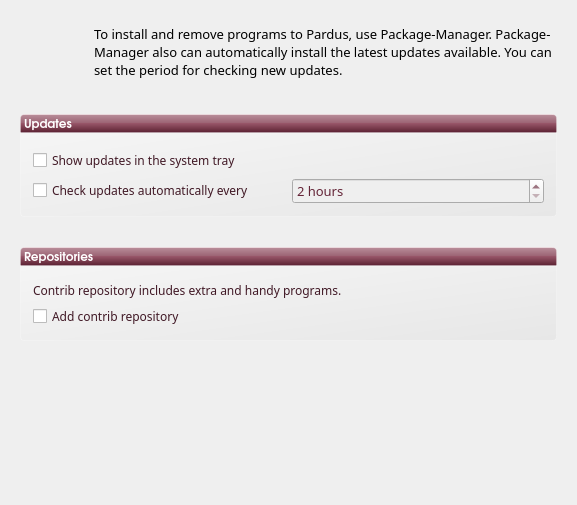
<?xml version="1.0" encoding="UTF-8"?>
<ui version="4.0">
 <class>packageWidget</class>
 <widget class="QWidget" name="packageWidget">
  <property name="geometry">
   <rect>
    <x>0</x>
    <y>0</y>
    <width>577</width>
    <height>505</height>
   </rect>
  </property>
  <property name="windowTitle">
   <string>Packages</string>
  </property>
  <property name="styleSheet">
   <string notr="true"/>
  </property>
  <layout class="QGridLayout" name="gridLayout">
   <property name="margin">
    <number>20</number>
   </property>
   <property name="spacing">
    <number>0</number>
   </property>
   <item row="3" column="0">
    <layout class="QVBoxLayout" name="verticalLayout_3">
     <item>
      <widget class="QGroupBox" name="groupBoxUpdates">
       <property name="sizePolicy">
        <sizepolicy hsizetype="Expanding" vsizetype="Preferred">
         <horstretch>0</horstretch>
         <verstretch>0</verstretch>
        </sizepolicy>
       </property>
       <property name="font">
        <font>
         <family>Sans Serif</family>
         <pointsize>10</pointsize>
         <weight>75</weight>
         <bold>true</bold>
        </font>
       </property>
       <property name="styleSheet">
        <string notr="true">#groupBoxUpdates{
background-color: qlineargradient(spread:pad, x1:1, y1:1, x2:0, y2:0, stop:0 rgba(219, 219, 219, 100), stop:1 rgba(255, 255, 255, 100));
border: 1px solid rgba(255,255,255,50);
border-bottom-left-radius: 4px;
border-bottom-right-radius: 4px;
}</string>
       </property>
       <property name="title">
        <string/>
       </property>
       <property name="flat">
        <bool>true</bool>
       </property>
       <layout class="QVBoxLayout" name="verticalLayout">
        <property name="margin">
         <number>10</number>
        </property>
        <item>
         <widget class="QCheckBox" name="showTray">
          <property name="font">
           <font>
            <family>Sans Serif</family>
            <pointsize>9</pointsize>
           </font>
          </property>
          <property name="styleSheet">
           <string notr="true">color:#411926;</string>
          </property>
          <property name="text">
           <string>Show updates in the system tray</string>
          </property>
         </widget>
        </item>
        <item>
         <layout class="QHBoxLayout" name="horizontalLayout">
          <item>
           <widget class="QCheckBox" name="checkUpdate">
            <property name="font">
             <font>
              <family>Sans Serif</family>
              <pointsize>9</pointsize>
             </font>
            </property>
            <property name="styleSheet">
             <string notr="true">color:#411926;</string>
            </property>
            <property name="text">
             <string>Check updates automatically every</string>
            </property>
           </widget>
          </item>
          <item>
           <widget class="QSpinBox" name="updateInterval">
            <property name="enabled">
             <bool>false</bool>
            </property>
            <property name="font">
             <font>
              <family>Sans Serif</family>
              <pointsize>10</pointsize>
             </font>
            </property>
            <property name="styleSheet">
             <string>color: #642437;</string>
            </property>
            <property name="suffix">
             <string> hours</string>
            </property>
            <property name="minimum">
             <number>2</number>
            </property>
           </widget>
          </item>
         </layout>
        </item>
       </layout>
      </widget>
     </item>
    </layout>
   </item>
   <item row="6" column="0">
    <layout class="QVBoxLayout" name="verticalLayout_4">
     <item>
      <widget class="QGroupBox" name="groupBoxRepo">
       <property name="font">
        <font>
         <family>Sans Serif</family>
         <pointsize>10</pointsize>
         <weight>75</weight>
         <bold>true</bold>
        </font>
       </property>
       <property name="styleSheet">
        <string notr="true">#groupBoxRepo{
background-color: qlineargradient(spread:pad, x1:1, y1:1, x2:0, y2:0, stop:0 rgba(219, 219, 219, 100), stop:1 rgba(255, 255, 255, 100));
border: 1px solid rgba(255,255,255,50);
border-bottom-left-radius: 4px;
border-bottom-right-radius: 4px;
}</string>
       </property>
       <property name="title">
        <string/>
       </property>
       <property name="flat">
        <bool>true</bool>
       </property>
       <layout class="QVBoxLayout" name="verticalLayout_2">
        <property name="margin">
         <number>10</number>
        </property>
        <item>
         <widget class="QLabel" name="label_3">
          <property name="font">
           <font>
            <family>Sans Serif</family>
            <pointsize>9</pointsize>
           </font>
          </property>
          <property name="styleSheet">
           <string notr="true">color:#411926;</string>
          </property>
          <property name="text">
           <string>Contrib repository includes extra and handy programs.</string>
          </property>
          <property name="margin">
           <number>5</number>
          </property>
         </widget>
        </item>
        <item>
         <widget class="QCheckBox" name="checkBoxContrib">
          <property name="font">
           <font>
            <family>Sans Serif</family>
            <pointsize>9</pointsize>
           </font>
          </property>
          <property name="styleSheet">
           <string notr="true">color:#411926;</string>
          </property>
          <property name="text">
           <string>Add contrib repository</string>
          </property>
         </widget>
        </item>
       </layout>
      </widget>
     </item>
    </layout>
   </item>
   <item row="0" column="0">
    <layout class="QHBoxLayout" name="horizontalLayout_2">
     <property name="spacing">
      <number>0</number>
     </property>
     <item>
      <widget class="QLabel" name="label_4">
       <property name="minimumSize">
        <size>
         <width>64</width>
         <height>64</height>
        </size>
       </property>
       <property name="maximumSize">
        <size>
         <width>64</width>
         <height>64</height>
        </size>
       </property>
       <property name="sizeIncrement">
        <size>
         <width>0</width>
         <height>0</height>
        </size>
       </property>
       <property name="text">
        <string/>
       </property>
       <property name="pixmap">
        <pixmap resource="raw.qrc">:/raw/pics/applications-other.png</pixmap>
       </property>
      </widget>
     </item>
     <item>
      <widget class="QLabel" name="description">
       <property name="minimumSize">
        <size>
         <width>300</width>
         <height>0</height>
        </size>
       </property>
       <property name="font">
        <font>
         <family>Sans Serif</family>
         <pointsize>10</pointsize>
        </font>
       </property>
       <property name="styleSheet">
        <string notr="true"/>
       </property>
       <property name="frameShadow">
        <enum>QFrame::Raised</enum>
       </property>
       <property name="text">
        <string>To install and remove programs to Pardus, use Package-Manager. Package-Manager also can automatically install the latest updates available. You can set the period for checking new updates.</string>
       </property>
       <property name="wordWrap">
        <bool>true</bool>
       </property>
       <property name="indent">
        <number>10</number>
       </property>
      </widget>
     </item>
    </layout>
   </item>
   <item row="1" column="0">
    <spacer name="verticalSpacer_6">
     <property name="orientation">
      <enum>Qt::Vertical</enum>
     </property>
     <property name="sizeType">
      <enum>QSizePolicy::Fixed</enum>
     </property>
     <property name="sizeHint" stdset="0">
      <size>
       <width>20</width>
       <height>30</height>
      </size>
     </property>
    </spacer>
   </item>
   <item row="4" column="0">
    <spacer name="verticalSpacer_7">
     <property name="orientation">
      <enum>Qt::Vertical</enum>
     </property>
     <property name="sizeType">
      <enum>QSizePolicy::Fixed</enum>
     </property>
     <property name="sizeHint" stdset="0">
      <size>
       <width>20</width>
       <height>30</height>
      </size>
     </property>
    </spacer>
   </item>
   <item row="7" column="0">
    <spacer name="verticalSpacer_8">
     <property name="orientation">
      <enum>Qt::Vertical</enum>
     </property>
     <property name="sizeType">
      <enum>QSizePolicy::Expanding</enum>
     </property>
     <property name="sizeHint" stdset="0">
      <size>
       <width>20</width>
       <height>0</height>
      </size>
     </property>
    </spacer>
   </item>
   <item row="2" column="0">
    <widget class="QLabel" name="label">
     <property name="font">
      <font>
       <family>URW Gothic L</family>
       <pointsize>9</pointsize>
       <weight>75</weight>
       <bold>true</bold>
       <underline>false</underline>
      </font>
     </property>
     <property name="styleSheet">
      <string notr="true">background-color: qlineargradient(spread:pad, x1:0.5, y1:1, x2:0.5, y2:0, stop:0 rgba(183, 100, 124, 255), stop:0.0212465 rgba(91, 33, 50, 255), stop:0.521739 rgba(152, 86, 105, 255), stop:0.527174 rgba(155, 98, 115, 255), stop:0.983696 rgba(184, 141, 153, 255), stop:1 rgba(220, 173, 186, 255));
/*background-color: qlineargradient(spread:pad, x1:1, y1:1, x2:0, y2:0, stop:0 rgba(219, 219, 219, 100), stop:1 rgba(255, 255, 255, 100));*/
border: 1px solid rgba(255,255,255,50);
color:white;
border-top-left-radius: 4px;
border-top-right-radius: 4px;</string>
     </property>
     <property name="text">
      <string>Updates</string>
     </property>
     <property name="margin">
      <number>5</number>
     </property>
    </widget>
   </item>
   <item row="5" column="0">
    <widget class="QLabel" name="label_2">
     <property name="font">
      <font>
       <family>URW Gothic L</family>
       <pointsize>9</pointsize>
       <weight>75</weight>
       <bold>true</bold>
       <underline>false</underline>
      </font>
     </property>
     <property name="styleSheet">
      <string notr="true">background-color: qlineargradient(spread:pad, x1:0.5, y1:1, x2:0.5, y2:0, stop:0 rgba(183, 100, 124, 255), stop:0.0212465 rgba(91, 33, 50, 255), stop:0.521739 rgba(152, 86, 105, 255), stop:0.527174 rgba(155, 98, 115, 255), stop:0.983696 rgba(184, 141, 153, 255), stop:1 rgba(220, 173, 186, 255));
/*background-color: qlineargradient(spread:pad, x1:1, y1:1, x2:0, y2:0, stop:0 rgba(219, 219, 219, 100), stop:1 rgba(255, 255, 255, 100));*/
border: 1px solid rgba(255,255,255,50);
color:white;
border-top-left-radius: 4px;
border-top-right-radius: 4px;</string>
     </property>
     <property name="text">
      <string>Repositories</string>
     </property>
     <property name="margin">
      <number>5</number>
     </property>
    </widget>
   </item>
  </layout>
 </widget>
 <resources>
  <include location="raw.qrc"/>
 </resources>
 <connections/>
</ui>
